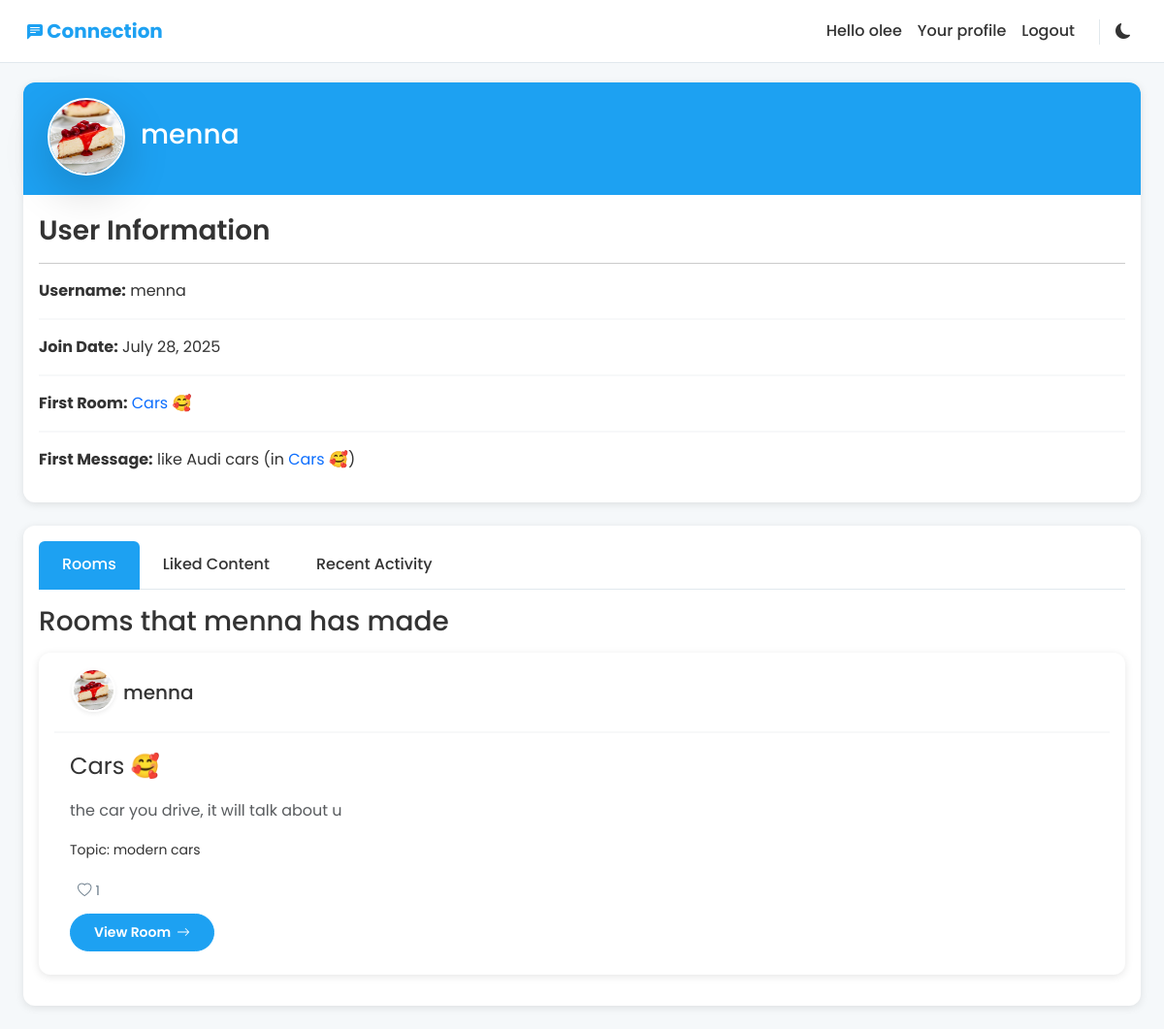
Before: /accounts/profile/menna (signed in) with the older database file.
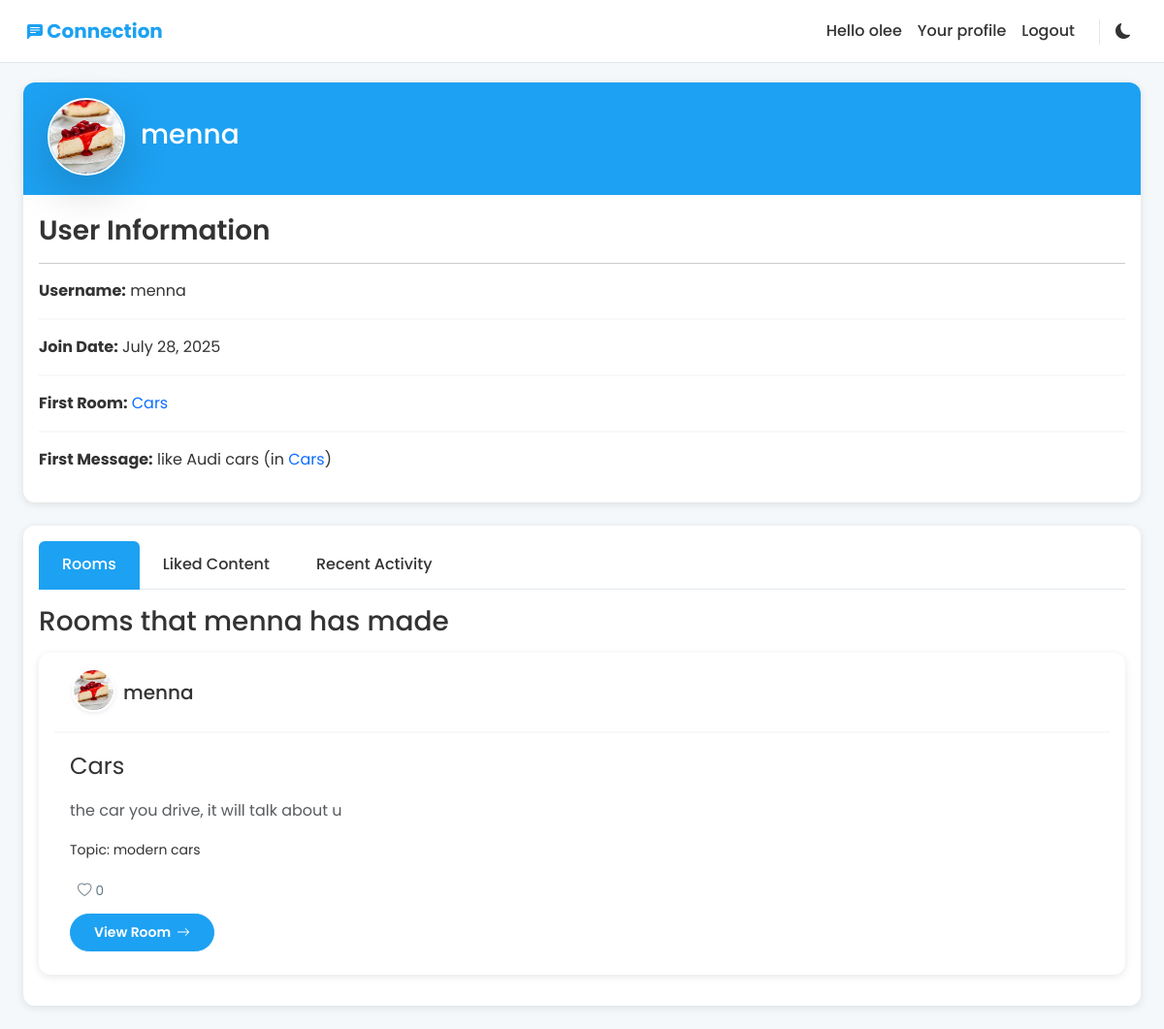
After: the same page with the newer database file.
### activities/models.py (models this page shows, shortened)
class Room(models.Model):
    host = models.ForeignKey(User, on_delete=models.SET_NULL, null=True)
    topic = models.ForeignKey(Topic, on_delete=models.SET_NULL, null=True)
    name = models.CharField(max_length=200)
    description = models.TextField(null=True, blank=True)
    participants = models.ManyToManyField(User, related_name='participants', blank=True)
    updated = models.DateTimeField(auto_now=True)
    created = models.DateTimeField(auto_now_add=True)
    class Meta:
        ordering = ['-updated', '-created']
    def __str__(self):
        return self.name

class Message(models.Model):
    user = models.ForeignKey(User, on_delete=models.CASCADE)
    room = models.ForeignKey(Room, on_delete=models.CASCADE)
    body = models.TextField()
    updated = models.DateTimeField(auto_now=True)
    created = models.DateTimeField(auto_now_add=True)
    class Meta:
        ordering = ['-updated', '-created']

class Topic(models.Model):
    name = models.CharField(max_length=200, unique=True)
    def __str__(self):
        return self.name

### users/models.py (models this page shows, shortened)
class UserProfile(models.Model):
    user = models.OneToOneField(User, on_delete=models.CASCADE, related_name='profile')
    photo = models.ImageField(upload_to='profile_photos/', null=True, blank=True)

### users/views.py (the view, shortened to what this page needs)
# urls.py: path('profile/<str:username>', views.userProfile, name='user-profile'),
@login_required(login_url='users:login')
def userProfile(request, username):
    try:
        user = User.objects.get(username=username)
    except User.DoesNotExist:
        messages.error(request, 'User not found')
        return redirect('home')
    user_profile, created = UserProfile.objects.get_or_create(user=user)
    rooms = user.room_set.all()
    user_messages  = user.message_set.order_by('-created')
    topics = Room.objects.values('topic__name').distinct()
    first_room = user.room_set.order_by('created').first()
    first_message = user.message_set.order_by('created').first()
    profile_form = UserProfileForm(instance=user_profile)
    username_form = UsernameChangeForm(instance=user)
    password_form = CustomPasswordChangeForm(user=user)
    context = {
        'user': user,
        'rooms': rooms,
        'user_messages': user_messages,
        'topics': topics,
        'user_profile': user_profile,
        'profile_form': profile_form,
        'username_form': username_form,
        'password_form': password_form,
        'join_date': user.date_joined,
        'first_room': first_room,
        'first_message': first_message,
    }
    return render(request, 'users/profile.html', context)

### users/templates/users/profile.html (shortened to what the changed rows need)
{% extends 'main.html' %}
{% load widget_tweaks activity_tags %}
{% block content %}
<div class="container">
    <div class="row">
        <div class="col-md-12">
            {% if request.user.id == user.id %}
                {% if messages %}
                    <div class="alert alert-dismissible">
                        {% for message in messages %}
                            <div class="alert alert-{{ message.tags }}">{{ message }}</div>
                        {% endfor %}
                    </div>
                {% endif %}
                <div class="card">
                    <div class="profile-header d-flex align-items-center gap-3 pt-8" style="padding-left: 25px !important;">
                        {% if user_profile.photo %}
                            <img src="{{ user_profile.photo.url }}" alt="{{ user.username }}'s profile photo" class="profile-photo rounded-circle mb-1 shadow-lg border border-2 border-white" style="width: 80px; height: 80px;">
                        {% else %}
                            <div class="mb-2">
                                <svg xmlns="http://www.w3.org/2000/svg" width="35" height="35" fill="currentColor" class="bi bi-person-fill" viewBox="0 0 16 16">
                                    <path d="M3 14s-1 0-1-1 1-4 6-4 6 3 6 4-1 1-1 1zm5-6a3 3 0 1 0 0-6 3 3 0 0 0 0 6"/>
                                </svg>
                            </div>
                        {% endif %}
                        <h3>Hello {{ user.username }}</h3>
                    </div>
                    <div class="card-body">
                        <h3 class="mt-1 fw-semibold">User Information</h3>
                        <hr class="hr-first">
                        <p><strong>Username:</strong> {{ user.username }}</p>
                        <hr class="hr-user border border-1 opacity-62">
                        <p><strong>Join Date:</strong> {{ join_date|date:"F d, Y" }}</p>
                        <hr class="hr-user border border-1 opacity-62">
                        <p><strong>First Room:</strong> {% if first_room %}<a href="{% url 'room' first_room.id %}" class="link-underline link-underline-opacity-0">{{ first_room.name }}</a>{% else %}None{% endif %}</p>
                        <hr class="hr-user border border-1 opacity-62">
                        <p><strong>First Message:</strong> {% if first_message %}{{ first_message.body|truncatewords:10 }} (in <a href="{% url 'room' first_message.room.id %}" class="link-underline link-underline-opacity-0">{{ first_message.room.name }}</a>){% else %}None{% endif %}</p>
                        <hr class="hr-user border border-1 opacity-62">
                        <h3 class="mt-4 mb-3 fw-semibold">Edit Your Profile</h3>
                        <h5 class="mt-4 mb-3">Update Profile Photo</h5>
                        <form method="POST" enctype="multipart/form-data">
                            {% csrf_token %}
                            {% if user_profile.photo %}
                                <input type="checkbox" name="photo-clear" id="id_photo-clear">
                                <label for="id_photo-clear">Clear</label><br>
                            {% endif %}
                            <label for="id_photo" style="margin: 1rem 0;">Change:</label>
                            <input type="file" name="photo" id="id_photo" class="form-control">
                            {% if profile_form.errors %}
                                <div class="errorlist">
                                    {% for error in profile_form.errors.photo %}
                                        {{ error }}
                                    {% endfor %}
                                </div>
                            {% endif %}
                            <button type="submit" name="profile_submit" class="btn btn-primary mt-3 mb-3">Update Photo</button>
                        </form>
                        <hr class="hr-user border border-2 opacity-62">
                        <h5 class="mt-4 mb-4">Change Username</h5>
                        <form method="POST">
                            {% csrf_token %}
                            {{ username_form.username|add_class:"form-control" }}
                            {% if username_form.errors %}
                                <div class="errorlist">
                                    {% for error in username_form.errors.username %}
                                        {{ error }}
                                    {% endfor %}
                                </div>
                            {% endif %}
                            <button type="submit" name="username_submit" class="btn btn-primary mt-3 mb-3">Update Username</button>
                        </form>
                        <hr class="hr-user border border-1 opacity-62">
                        <h5 class="mt-4 mb-4">Change Password</h5>
                        <form method="POST">
                            {% csrf_token %}
                            {% for field in password_form %}
                                <div class="mb-3">
                                    {{ field.label_tag }}
                                    {{ field|add_class:"form-control" }}
                                    {% if field.errors %}
                                        <div class="errorlist">{{ field.errors }}</div>
                                    {% endif %}
                                </div>
                            {% endfor %}
                            <button type="submit" name="password_submit" class="btn btn-primary mt-3 mb-3">Update Password</button>
                        </form>
                    </div>
                </div>
            {% else %}
                <div class="card">
                    <div class="card-body">
                        <h3 class="mt-1 fw-semibold">User Information</h3>
                        <hr class="hr-first">
                        <p><strong>Username:</strong> {{ user.username }}</p>
                        <hr class="hr-user border border-1 opacity-62">
                        <p><strong>Join Date:</strong> {{ join_date|date:"F d, Y" }}</p>
                        <hr class="hr-user border border-1 opacity-62">
                        <p><strong>First Room:</strong> {% if first_room %}<a href="{% url 'room' first_room.id %}" class="link-underline link-underline-opacity-0">{{ first_room.name }}</a>{% else %}None{% endif %}</p>
                        <hr class="hr-user border border-1 opacity-62">
                        <p><strong>First Message:</strong> {% if first_message %}{{ first_message.body|truncatewords:10 }} (in <a href="{% url 'room' first_message.room.id %}" class="link-underline link-underline-opacity-0">{{ first_message.room.name }}</a>){% else %}None{% endif %}</p>
                    </div>
                </div>
            {% endif %}
            <div class="card mt-3">
                <div class="card-body">
                    <div class="tab-content" id="profileTabsContent">
                        <div class="tab-pane fade show active" id="rooms" role="tabpanel" aria-labelledby="rooms-tab">
                            {% include 'activities/feed_component.html' with rooms=rooms %}
                        </div>
                    </div>
                </div>
            </div>
        </div>
    </div>
</div>
{% endblock %}

### activities/templates/activities/feed_component.html (shortened to what this page needs)
{% for room in rooms %}
<div class="card room-card mb-3">
    <div class="card-body">
        <div class="d-flex justify-content-between align-items-center ms-2">
            <h5 class="card-title mb-0">
                <a
                href="{% url 'users:user-profile' room.host.username %}"
                class="nav-link link-underline link-underline-opacity"
                >
                <div class=" d-flex align-items-center gap-2" style="padding-left: 10px !important; padding-right: 5px !important;">
                    {% if room.host.profile.photo %}
                        <img src="{{ room.host.profile.photo.url }}" alt="{{ room.host.username }}'s profile photo" class="profile-photo rounded-circle mb-1 shadow-sm border border-2 border-white" style="width: 45px; height: 45px;">
                    {% else %}
                        <div>
                            <svg xmlns="http://www.w3.org/2000/svg" width="35" height="35" fill="currentColor" class="bi bi-person-fill" viewBox="0 0 16 16">
                                <path d="M3 14s-1 0-1-1 1-4 6-4 6 3 6 4-1 1-1 1zm5-6a3 3 0 1 0 0-6 3 3 0 0 0 0 6"/>
                            </svg>
                        </div>
                    {% endif %}
                    {{ room.host.username }}
                </div>
                </a>
            </h5>
        </div>
        <hr class="hr-user border border-1 opacity-62">
        <div class="ms-3" id="more-content">
            <p class="card-text mt-3 fs-4">{{ room.name }}</p>
            <p class="card-text text-muted description">{{ room.description|truncatewords:20 }}</p>
            <p class="card-text"><small>Topic: {{ room.topic.name }}</small></p>
            {% if request.user.is_authenticated %}
                <div class="d-flex align-items-center mt-2 mb-2">
                    <button class="like-btn {% if room.id in liked_rooms %}liked{% endif %}" data-type="room" data-id="{{ room.id }}" title="{% if room.id in liked_rooms %}Unlike{% else %}Like{% endif %}">
                        <i class="bi bi-heart{% if room.id in liked_rooms %}-fill{% endif %}"></i>
                        <span class="like-count">{{ room.likes.count }}</span>
                    </button>
                </div>
                <a href="{% url 'room' room.id %}" class="icon-link icon-link-hover btn btn-primary btn-sm mb-2">
                    View Room
                    <svg xmlns="http://www.w3.org/2000/svg" class="bi" viewBox="0 0 16 16" aria-hidden="true">
                        <path d="M1 8a.5.5 0 0 1 .5-.5h11.793l-3.147-3.146a.5.5 0 0 1 .708-.708l4 4a.5.5 0 0 1 0 .708l-4 4a.5.5 0 0 1-.708-.708L13.293 8.5H1.5A.5.5 0 0 1 1 8z"/>
                    </svg>
                </a>
            {% endif %}
        </div>
    </div>
</div>
{% empty %}
<p>No rooms found.</p>
{% endfor %}

Changed rows visible on the page:
changed Room "the car you drive, it will talk about u": name "Cars 🥰" → "Cars"; likes.count "1" → "0"
changed through a linked row, Message "like Audi cars": room.name "Cars 🥰" → "Cars"
